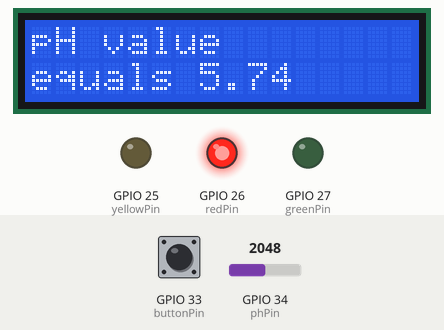
Simulated run of this sketch. Board: ESP32. Parts: 16×2 character LCD, output pins drawn as LEDs (lit = HIGH). The test bench sets the inputs (shaded band); at power-on: GPIO 34 (phPin) = 2048, GPIO 33 (buttonPin) LOW. WiFi joins after 1.5 s; servers stay silent unless stated; uploads are accepted with an empty reply; what the sketch prints to the serial monitor is not drawn.

Above: at 4.2 s.
4.3 s: GPIO 34 (phPin) set to 1198
At 5.8 s:
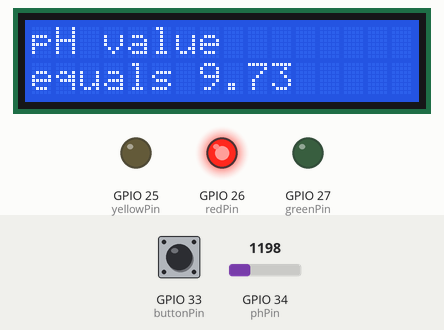
6.1 s: GPIO 34 (phPin) set to 1069
At 7.1 s:
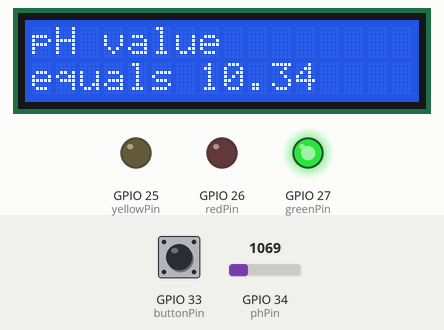
8.2 s: GPIO 33 (buttonPin) pulled HIGH for 0.5 s
At 9.5 s:
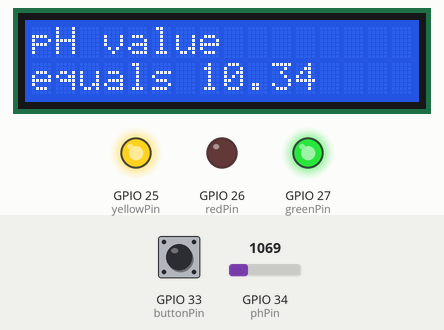
10.2 s: GPIO 34 (phPin) set to 1228
At 13.0 s:
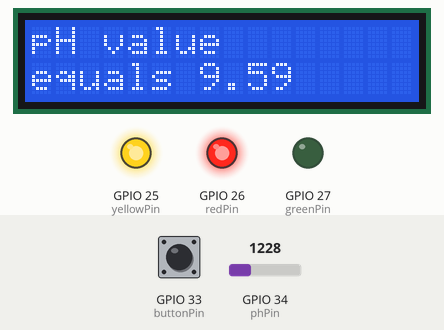
13.2 s: GPIO 33 (buttonPin) pulled HIGH for 1 s
At 16.6 s:
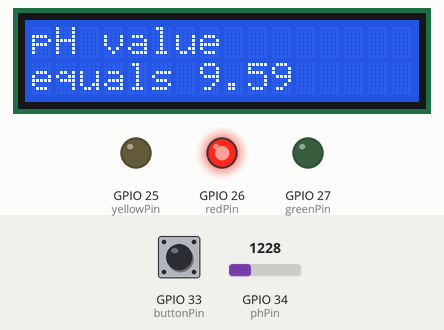
17.2 s: GPIO 33 (buttonPin) pulled HIGH for 3.2 s
At 21.2 s:
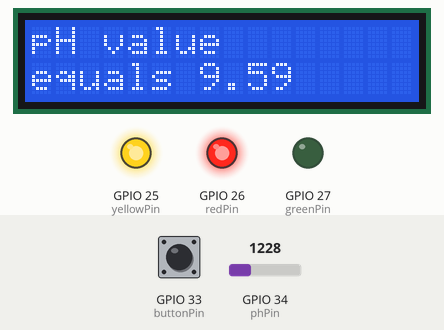
Timing chart, 0 to 22.7 s (numbered marks = the images above; inputs shaded):
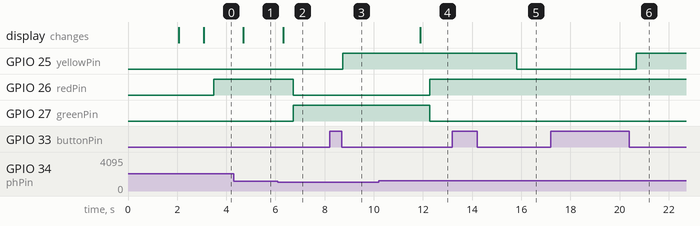

The sketch:

source.ino
```cpp
#include <WiFi.h>
#include <LiquidCrystal.h>
LiquidCrystal lcd(22,23,5,18,19,21);

int phPin = 34;
int buttonPin = 33;
int greenPin = 27;
int redPin = 26;
int yellowPin = 25;
int buttonCount = 0;
int buttonState = 0;
int lastButtonState = 0;
int nrPomiaru = 0;
const int httpPort = 80;

float ph = 0;

const char* ssid = "your_ssid";
const char* password = "your_password";
const char* host = "your_host_adress";

void setup() {
  Serial.begin(115200);
  lcd.begin(16, 2);
  lcd.clear();
  lcd.print("Connecting");
  lcd.setCursor(0,1);
  lcd.print("to WiFi...");
  pinMode(buttonPin, INPUT);
  pinMode(greenPin, OUTPUT);
  pinMode(redPin, OUTPUT);
  pinMode(yellowPin, OUTPUT);
  digitalWrite(greenPin, LOW);
  digitalWrite(redPin, LOW);
  digitalWrite(yellowPin, LOW);
  WiFi.mode(WIFI_STA);
  WiFi.begin(ssid, password);
  Serial.print("Connecting to WiFi..");
  while (WiFi.status() != WL_CONNECTED) {
    Serial.print('.');
    delay(1000);
  }
  Serial.println("");
  Serial.println("Connected to WiFi with IP adress: ");
  Serial.print(WiFi.localIP());
  lcd.clear();
  lcd.print("Connected");
  lcd.setCursor(0,1);
  lcd.print("with WiFi ");
  delay(1000);
}

void loop() {
  WiFiClient client;
  ph = ((3267.67 - analogRead(phPin))/212.67);
  lcd.clear();
  lcd.print("pH value");
  lcd.setCursor(0,1);
  lcd.print("equals ");
  lcd.print(ph);
  delay(400);
  if (ph >= 10.00 && ph <= 13.00) {
    digitalWrite(greenPin, HIGH);
    digitalWrite(redPin, LOW);
  }
  else {
    digitalWrite(greenPin, LOW);
    digitalWrite(redPin, HIGH);
  }
  buttonState = digitalRead(33);
  if (buttonState != lastButtonState) {
    if (buttonState == LOW) {
      buttonCount++;
      if (buttonCount % 2 == 1) {
        nrPomiaru++;
        digitalWrite(yellowPin, HIGH);
      }
      else {
        digitalWrite(yellowPin, LOW);
      }
    }
  }
  lastButtonState = buttonState;
  if (buttonCount % 2 == 1) {
    Serial.print("Connecting to Server...");
    Serial.println(host);
    // Use WiFiClient class to create TCP connections
    if (!client.connect(host, httpPort)) {
        Serial.println("Connection failed!");
        return;
    }
    // This will send the request to the server
    client.print(String("GET http://localhost/iot_project/connect.php?") +
                          ("&ph=") + ph +
                          ("&nrPomiaru=") + nrPomiaru +
                          " HTTP/1.1\r\n" +
                 "Host: " + host + "\r\n" +
                 "Connection: close\r\n\r\n");
    unsigned long timeout = millis();
    while (client.available() == 0) {
        if (millis() - timeout > 1000) {
            Serial.println(">>> No answer from the Client!");
            client.stop();
            return;
        }
    }
    // Read all the lines of the reply from server and print them to Serial
    while(client.available()) {
        String line = client.readStringUntil('\r');
        Serial.print(line);
    }
    Serial.println();
    Serial.println("Connection ended");
    delay(100);
  }
}
```

Measured:
- the behaviour switches between 1141 and 1140 on GPIO 34 (phPin) (found by bisection; images 1 and 2)
- after the input at 4.3 s, the display: changes after 0.40 s (image 1)
- after the input at 6.1 s, GPIO 26 (redPin): HIGH → LOW after 0.62 s; GPIO 27 (greenPin): LOW → HIGH after 0.62 s; the display: changes after 0.22 s (image 2)
- after the input at 8.2 s, GPIO 25 (yellowPin): LOW → HIGH after 0.54 s
- after the input at 10.2 s, GPIO 26 (redPin): LOW → HIGH after 2.1 s; GPIO 27 (greenPin): HIGH → LOW after 2.1 s; the display: changes after 1.7 s (image 4)
- after the input at 13.2 s, GPIO 25 (yellowPin): HIGH → LOW after 2.6 s
- after the input at 17.2 s, GPIO 25 (yellowPin): LOW → HIGH after 3.5 s
